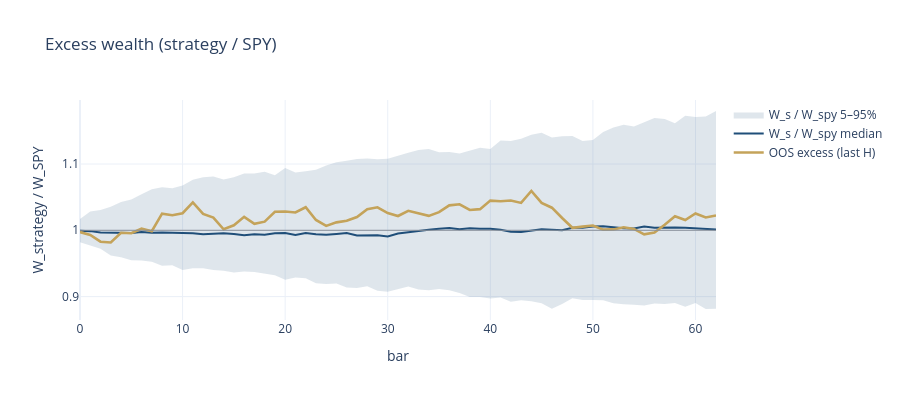

Notebook cell for this chart:
### Markdown cell above
## 6. Joint shape vs SPY

Same paired bootstrap columns as $P(\mathrm{not\ beat\ SPY})$. Median pathwise beta/corr, down-market capture (mean strategy return on bars with SPY $<0$), and $P(W_s\le W_{\mathrm{spy}}\mid W_{\mathrm{spy}}<1)$. Excess-wealth fan is $W_s/W_{\mathrm{spy}}$.

### Code cell
display(PACK["joint_shape"].to_frame("value"))
display(PACK["excess_fan"])
print("OOS terminal percentile among simulated paths", PACK["headline"]["oos_terminal_percentile"])
